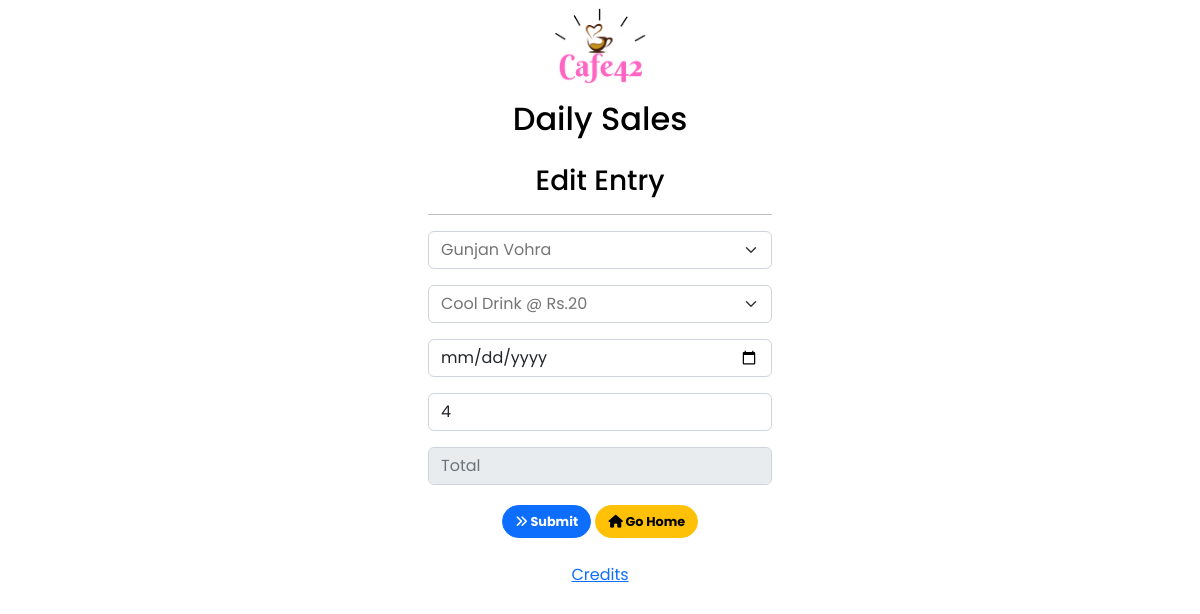
The page /editEntry/37 (signed in) on the database its author committed.
### tables this page shows
CREATE TABLE cafe42sales (
	"UID"	INTEGER PRIMARY KEY AUTOINCREMENT,
	"NAME"	TEXT,
	"ITEM"	TEXT,
	"QUANTITY"	INTEGER,
	"TOTAL"	INTEGER,
	"DATE"	TEXT,
	"ENTRYDATE" DATETIME DEFAULT (DATETIME('now', 'localtime')) );

### cafe42app.py (the view, shortened to what this page needs)
@app.route("/editEntry/<string:uid>", methods = ['POST','GET'])
def editEntry(uid):
    if ('logged_in' not in session) or (session['logged_in'] != True):
        flash('Logged out. Please Login', 'info')
        return redirect(url_for("login"))
    con = sql.connect("cafe42.db")
    con.row_factory = sql.Row
    cur = con.cursor()
    cur.execute("SELECT * FROM cafe42sales WHERE UID = ?",(uid,))
    data = cur.fetchone()
    return render_template("editEntry.html", title = 'Edit Entry', datas = data)

### cafe42app.py (called while the page is built)
@app.before_request
def before_request():
    session.permanent = True
    app.permanent_session_lifetime = timedelta(minutes=5)

### templates/editEntry.html (shortened to what this page needs)
{% include 'head.html' %}
{% block body %}
	<div class='row'>
		<div class='col-md-4 mx-auto'>
			<h3 class="text-center">Edit Entry</h3><hr>
			<form class="text-center" method='post' action='{{url_for("editEntry",uid=datas.UID)}}'>
				<div class='form-group my-3'>
					<input list="names" type="text" name="name" id="name" required class="form-select" placeholder="{{datas.NAME}}">
				</div>
				<div class='form-group my-3'>
					<input list="items" type="text" name="item" id="item" required class="form-select" placeholder="{{datas.ITEM}}">
				</div>
				<div class='form-group my-3'>
					<input type='date' name='date' id='date' required class='form-control' value="{{datas.DATE}}">
				</div>
				<div class='form-group my-3'>
					<input type='number' name='quantity' id='quantity' required class='form-control' min='1' value='{{datas.QUANTITY}}'>
				</div>
				<div class='form-group my-3'>
					<input type='number' name='total' id='total' required class='form-control' placeholder='Total' disabled>
				</div>
				<button type='submit' class='btn btn-primary my-1'><i class="fa-solid fa-angles-right"></i> Submit</button>
				<a type="button" class="btn btn-warning my-1" href="/home"><i class="fa-solid fa-home"></i> Go Home</a>
			</form>
		</div>
	</div>
{% endblock %}
{% include 'footer.html' %}

### templates/head.html (style rules this page uses)
body { max-height: 650px; max-width: 90%; margin: auto; font-family: 'Poppins', sans-serif; background-color: white; color: black; }
.btn { font-size: 0.8rem; border-radius: 50rem !important; font-weight: 700; }

### rows shown on the page
cafe42sales: name "Gunjan Vohra", item "Cool Drink @ Rs.20", quantity "4"
